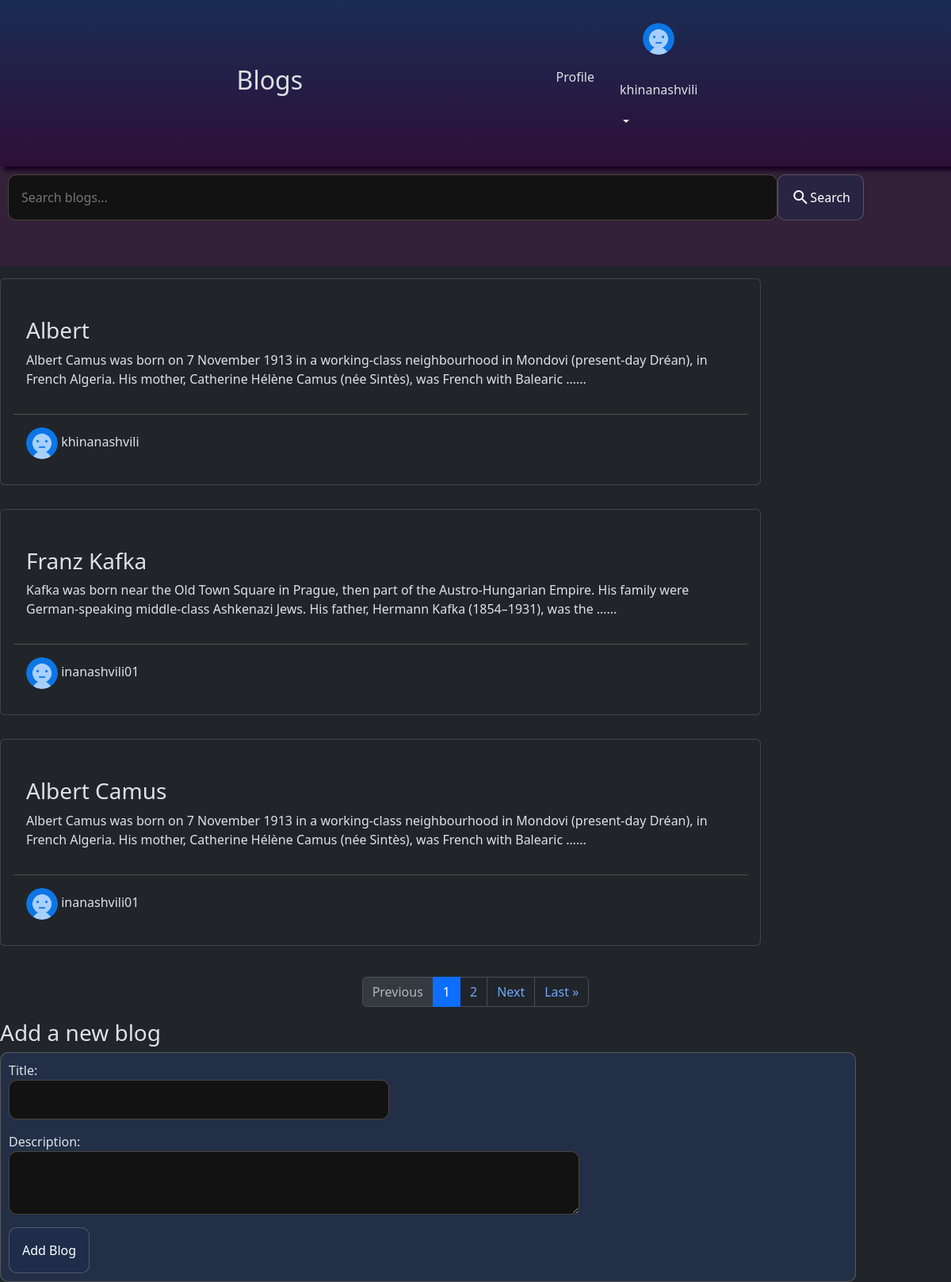
Screenshot of / (signed in) with the database file from the repository.
### blogs/models.py (models this page shows, shortened)
class Author(models.Model):
    user = models.OneToOneField(User, on_delete=models.CASCADE, null=True, blank=True)
    avatar = models.ImageField(null=True, default= 'avatar.png' )
    name = models.CharField(max_length=50)

class Blogs(models.Model):
    title = models.CharField(max_length=50)
    description = models.TextField()
    authors = models.ManyToManyField("Author")
    created = models.DateTimeField(auto_now_add=True, null=True)
    class Meta:
        ordering = ['-created']

### blogs/views.py (the view)
# urls.py: path('', views.home, name='home'),
def home(request):
    blogs_author = Author.objects.all()
    query = request.GET.get('query', "").strip()
    blog_list = Blogs.objects.filter(title__icontains=query) if query else Blogs.objects.all()
    paginator = Paginator(blog_list, 3)
    page_number = request.GET.get('page', 1)
    try:
        blogs = paginator.page(page_number)
    except PageNotAnInteger:
        blogs = paginator.page(1)
    except EmptyPage:
        blogs = paginator.page(paginator.num_pages)
    if request.method == "POST":
        form = BlogForm(request.POST, request.FILES)
        if form.is_valid():
            blog = form.save(commit=False)
            author, created = Author.objects.get_or_create(user=request.user, defaults={"name": request.user.username})
            blog.save()
            blog.authors.add(author)
            return redirect('home')
    else:
        form = BlogForm()
    context = {
        "blogs": blogs,
        "blogs_author": blogs_author,
        "page_range": paginator.page_range,
        "form": form,
    }
    return render(request, 'blogs/home.html', context)

### blogs/forms.py
class BlogForm(forms.ModelForm):
    class Meta:
        model = Blogs
        fields = ['title', 'description']

### blogs/templates/blogs/home.html (shortened to what this page needs)
{% extends 'index.html' %}
{% load static %}
{% block content %}
<div class="forms-container">
  <div class="">
    <form method="GET" class="search-form">
      <input type="text" name="query" placeholder="Search blogs..." value="{{ request.GET.query }}">
      <button type="submit"><span class="material-icons md-light">search</span> Search</button>
    </form>
  </div>
</div>
{% include 'blogs/blog_list.html' %}
{% include 'blogs/paginator.html' %}
{% if request.user.is_authenticated %}
<h3>Add a new blog</h3>
<form method="POST" enctype="multipart/form-data" class="new-blog-form">
  {{ form.as_p }}
  <button type="submit">Add Blog</button>
</form>
{% endif %}
{% endblock %}

### templates/navbar.html (shortened to what this page needs)
{% load static %}
<nav class="navbar navbar-expand-lg bg-body-tertiary header-nav">
    <a class="nav-link active" aria-current="page" href="{% url 'home' %}"><h2>Blogs</h2></a>
    <ul class="prof">
  {% if request.user.is_authenticated %}
        <li class="nav-item">
          <a class="nav-link active profile" aria-current="page" href="{% url 'profile' %}"><span class="Profile ">Profile </span></a>
        </li>
  <div class="">
    <div class="dropdown">
    <a href="{% url 'profile' %}">
      <img src="{{ request.user.author.avatar.url }}" alt="" style="width: 2.5em; height: 2.5em; border-radius: 100%;">
    </a>
    <a class="nav-link dropdown-toggle" role="button" data-bs-toggle="dropdown" aria-expanded="false" >
      <p>{{request.user.username}}  </p>
    </a>
  </div>
  </div>
  {% endif %}
    </ul>
  </nav>

### blogs/templates/blogs/blog_list.html (shortened to what this page needs)
{% block content %}
{% for blog in blogs %}
<div class="blog-list">
    {% if blog.id %}
    <a href="{% url 'blog_detail' blog.id %}" class="text-decoration-none d-flex">
    {% endif %}
        <div class="card">
            <div class="card-body">
                <div class="blog">
                    <h3 class="card-title">{{ blog.title }}</h3>
                    <p class="card-text">{{ blog.description|truncatewords:30 }}...</p>
                </div>
                <div class="author">
                    {% for author in blog.authors.all %}
                    <a href="{% url 'author_profile' author.id %}">
                            <img src="{{ author.avatar.url }}" alt="{{ author.name }}" style="width: 2.5em; height: 2.5em; border-radius: 100%;">
                            <span>{{ author.name }}</span>
                        </a>
                    {% endfor %}
                </div>
            </div>
        </div>
    </a>
</div>
{% endfor %}
{% endblock %}

### static/styles/style.css (style rules this page uses)
.header-nav { display: flex; justify-content: space-evenly; background: linear-gradient(180deg, #1a2c54 0%, #2e0f38 100% ); width: 100%; box-shadow: #190121 5px 5px 5px; z-index: 5000; align-items: center; }
a { cursor: pointer !important; }
.dropdown { display: flex; flex-direction: column; justify-content: center; align-items: center; }
.dropdown a { padding:1em; }
.profile { padding: 0 1em; }
.prof { display: flex; justify-content: center; align-items: center; padding: 5px; }
a { all: unset; }
.card { height: 100% !important; justify-content: space-between; }
.blog-list { flex-direction: column; width: 80%; padding: 15px 0; }
li { all: unset; }
.forms-container { width: 100vw !important; background-color: #511a545c; padding: 10px; margin: 0; }
.search-form { width: 90vw; margin-bottom: 3em; display: flex; justify-content: space-evenly; align-items: center; }
.search-form input { width: 90%; border: 1px solid rgba(245, 222, 179, 0.248); border-radius: 10px; padding: 1em; }
.search-form button , button { border: 1px solid rgba(245, 222, 179, 0.248); border-radius: 10px; padding: 1em; background-color: #1a2c545e; display: inline-flex; transition: 0.3 ease-in; }
.new-blog-form { border: 1px solid rgba(245, 222, 179, 0.248); border-radius: 10px; width: 90%; padding: 10px; background-color: #2a457f56; }
.new-blog-form input, textarea { display: flex; flex-direction: column; width: 60vw; height: 10vh; border: 1px solid rgba(245, 222, 179, 0.248); border-radius: 10px; }
.new-blog-form input { width: 40vw; height: 50px; }
.author { padding: 1em ; border-top: 1px solid rgba(245, 222, 179, 0.237); }
.blog { padding: 2em 1em; }

### rows the page displays
Blogs: title "Albert", description "Albert Camus was born on 7 November 1913 in a working-class neighbourhood in Mondovi (present-day Dréan), in French Algeria. His mother, Catherine Hélène Camus (née Sintès), was French with Balearic …"
Author: avatar (placeholder picture), name "khinanashvili"
Blogs: title "Franz Kafka", description "Kafka was born near the Old Town Square in Prague, then part of the Austro-Hungarian Empire. His family were German-speaking middle-class Ashkenazi Jews. His father, Hermann Kafka (1854–1931), was the …"
Author: avatar (placeholder picture), name "inanashvili01"
Blogs: title "Albert Camus", description "Albert Camus was born on 7 November 1913 in a working-class neighbourhood in Mondovi (present-day Dréan), in French Algeria. His mother, Catherine Hélène Camus (née Sintès), was French with Balearic …"

### other values shown
{{ request.user.username }} "khinanashvili"
{{ num }} "1"
{{ num }} "2"
